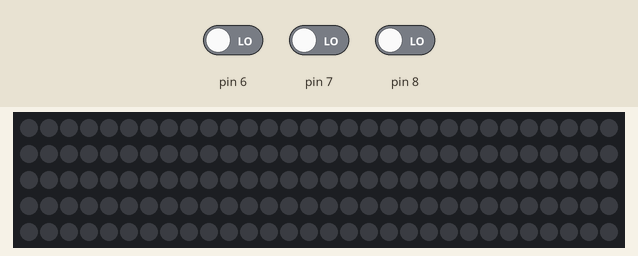
Simulated run of this sketch. Board: Arduino Mega 2560, built with avr-gcc and run on an emulated ATmega2560. Shown: 150 RGB LEDs in strip order, left to right, continuing on the next row. Inputs (shaded band) come from the test bench; at power-on: pin 6 LOW, pin 7 LOW, pin 8 LOW. Dim RGB values are drawn brighter than linear; random numbers use the default seed unless the sketch sets one.

Above: at 1.2 s.
1.3 s: pin 6 driven HIGH
At 10.1 s:
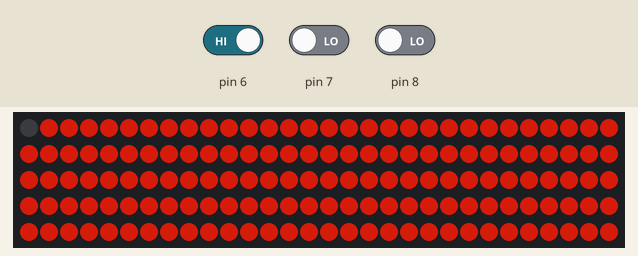
At 13.69 s:
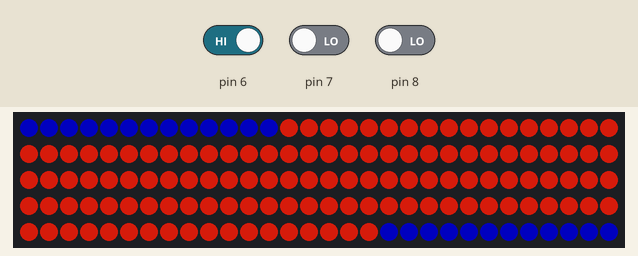

Measured:
- after the input at 1.3 s, the LEDs: first change at once (image 1 shows a later state)

The sketch:

DALEDs.ino
```cpp
/*

Outputs on Mega to WaveShield: 22, 23, 24
Inputs on Mini with WaveShield: 6, 7, 8

*/

#include <Adafruit_NeoPixel.h>

// Parameter 1 = number of pixels in strip
// Parameter 2 = pin number

Adafruit_NeoPixel strip = Adafruit_NeoPixel(150, 3, NEO_GRB + NEO_KHZ800);

void setup() {
  pinMode(6, INPUT);
  pinMode(7, INPUT);
  pinMode(8, INPUT);
  strip.begin();
  strip.show(); // Initialize all pixels to 'off'
}

void loop() {
  int pin6 = digitalRead(6);
  int pin7 = digitalRead(7);
  int pin8 = digitalRead(8);

  if (pin6 ==HIGH && pin7 == LOW && pin8==LOW){
        colorWipe(strip.Color(random(100, 155), random(0,26), random(0,100)), 100);
  }else if (pin7 ==HIGH && pin6 == LOW && pin8==LOW){

         colorWipe(strip.Color(random(40,155), random(0,155), random(0,155)), random(15, 60));

  }else if (pin8 ==HIGH && pin7 == LOW && pin6==LOW){

     colorWipe(strip.Color(random(40,155), random(0,155), random(0,155)), 75);

  }else {
      for(int a=0 ; a<strip.numPixels(); a++) strip.setPixelColor(a, 0);
  }
}


// Fill the dots one after the other with a color
void colorWipe(uint32_t c, uint8_t wait) {
   int a, b, d;

  for(a=0 ; a<strip.numPixels(); a++) strip.setPixelColor(a, 0);

  for(a=76, b=77; a>0; a--, b++) {
      strip.setPixelColor(a, c); // Set new pixel 'on'
      strip.setPixelColor(b, c);
        if (b == 149){
            strip.setPixelColor(150, c);
        }
      strip.show();
      delay(wait);
  }

  delay(3000);

  c = (random(80,155), random(50,100), random(20,155));

  for(a=0, b=150; a<77; a++, b--) {
      strip.setPixelColor(a, c); // Set new pixel 'on'
      strip.setPixelColor(b, c);
      strip.show();
      delay(wait);
  }

  delay(3000);

  for(a=76, b=77; a>0; a--, b++) {
    strip.setPixelColor(76, 0);
      strip.setPixelColor(a, 0);
      strip.setPixelColor(b, 0);
      strip.show();
      delay(wait);
  }

}

void rainbow(uint8_t wait) {
  uint16_t i, j;

  for(j=0; j<256; j++) {
    for(i=0; i<strip.numPixels(); i++) {
      strip.setPixelColor(i, Wheel((i+j) & 255));
    }
    strip.show();
    delay(wait);
  }
}

// Slightly different, this makes the rainbow equally distributed throughout
void rainbowCycle(uint8_t wait) {
  uint16_t i, j;

  for(j=0; j<256*5; j++) { // 5 cycles of all colors on wheel
    for(i=0; i< strip.numPixels(); i++) {
      strip.setPixelColor(i, Wheel(((i * 256 / strip.numPixels()) + j) & 255));
    }
    strip.show();
    delay(wait * 2);
  }
}

// Input a value 0 to 255 to get a color value.
// The colours are a transition r - g - b - back to r.
uint32_t Wheel(byte WheelPos) {
  if(WheelPos < 85) {
   return strip.Color(WheelPos * 3, 155 - WheelPos * 3, 0);
  } else if(WheelPos < 170) {
   WheelPos -= 85;
   return strip.Color(255 - WheelPos * 3, 0, WheelPos * 3);
  } else {
   WheelPos -= 170;
   return strip.Color(0, WheelPos * 3, 155 - WheelPos * 3);
  }
}
```
